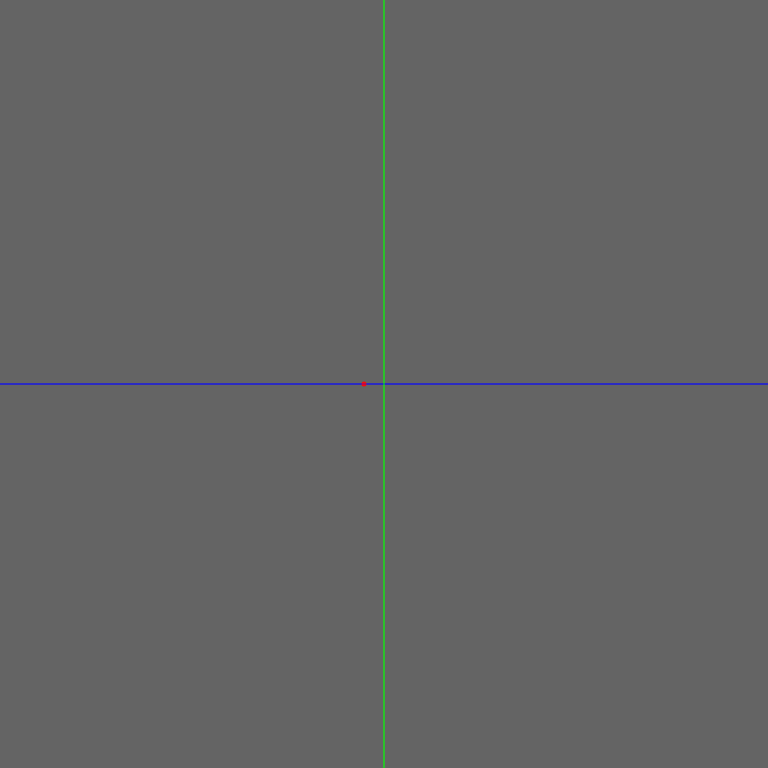
Frame 1 (no input)
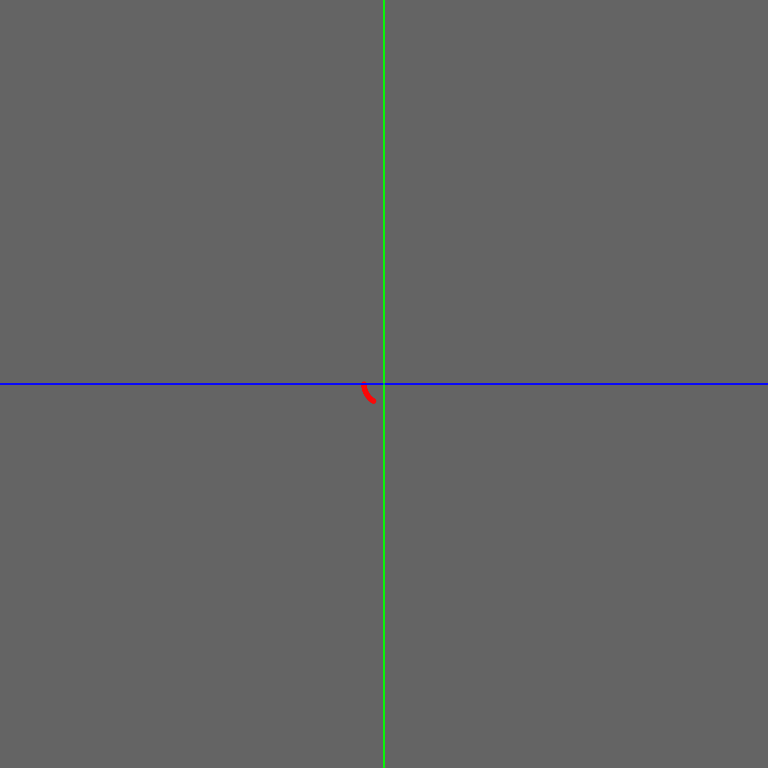
Frame 60 (no input)
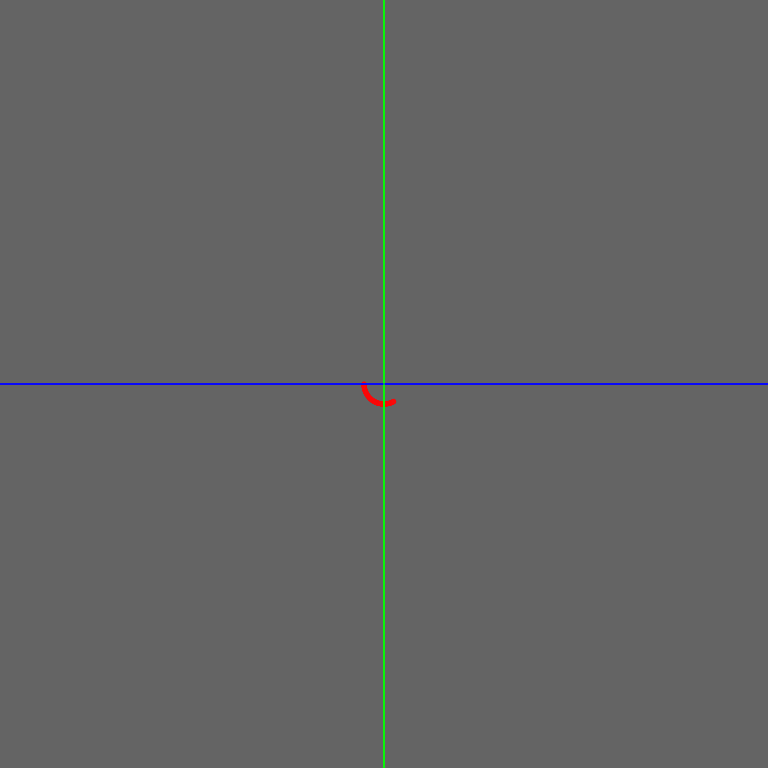
Frame 120 (the mouse pressed at the canvas centre since frame 60)

The p5.js sketch that drew these frames (run headless with seeded random() and noise() and a simulated clock; from frame 60 on, the mouse is pressed at the canvas centre):

// p5.js sketch
// ── sketch.js
let pontinho;
const WIDTH = 768;
const HEIGHT = 768;
const oX = WIDTH/2;
const oY = HEIGHT/2;

function setup() {
  frameRate(60);
  // Modo de tratar ângulos será em graus;
  angleMode(DEGREES);
  
  // Cria canvas
  createCanvas(WIDTH, HEIGHT);
  background(100);
  
  // OX e OY
  stroke(10, 10, 250);
  line(0, HEIGHT/2, WIDTH, HEIGHT/2);
  stroke(10, 250, 10);
  line(WIDTH/2, 0, WIDTH/2, HEIGHT);
  
  // Cria o ponto de início
  pontinho = new Ponto(WIDTH/2 - 20, HEIGHT/2);
}

function draw() {
  stroke(250, 10, 10);
  strokeWeight(5);
  pontinho.nextFrame();
  strokeWeight(0.5);
  pontinho.linhas();
}

class Ponto {
  constructor() {
    this.raio = -20;
    this.angulo = 0;
    this.const = 1;
    this.cont = 0;
  }
  nextFrame(){
    if(this.angulo % 180 == 0 && this.cont == 3){
      this.cont++; 
    }
    if(this.angulo % 180 == 0 && this.angulo != 0){
      this.cont++;
    }
    if(this.cont == 0){
      push();
      translate(oX, oY);
      rotate(-this.angulo);
      point(this.raio, 0);
      this.angulo+=this.const;
      pop();
    }
    if(this.cont == 1){
      push();
      translate(oX - 20, oY);
      rotate(-this.angulo);
      point(this.raio*2, 0);
      this.angulo+=this.const;
      pop();
    }
    if(this.cont == 2){
      push();
      translate(oX + 20, oY);
      rotate(this.angulo);
      point(this.raio*4, 0);
      this.angulo-=this.const;
      pop();
    }
    if(this.cont == 3){
      push()
      translate(oX - 60, oY);
      rotate(this.angulo);
      point(this.raio*8, 0);
      this.angulo-=this.const;
      pop();
    }
    if(this.cont == 4){
      push();
      translate(oX + 100, oY);
      rotate(this.angulo);
      point(this.raio*16, 0);
      this.angulo-=0.5;
      pop();
    }
  }
    linhas(){
      stroke(10, 10, 250);
      line(0, HEIGHT/2, WIDTH, HEIGHT/2);
      stroke(10, 250, 10);
      line(WIDTH/2, 0, WIDTH/2, HEIGHT); 
    }
}
